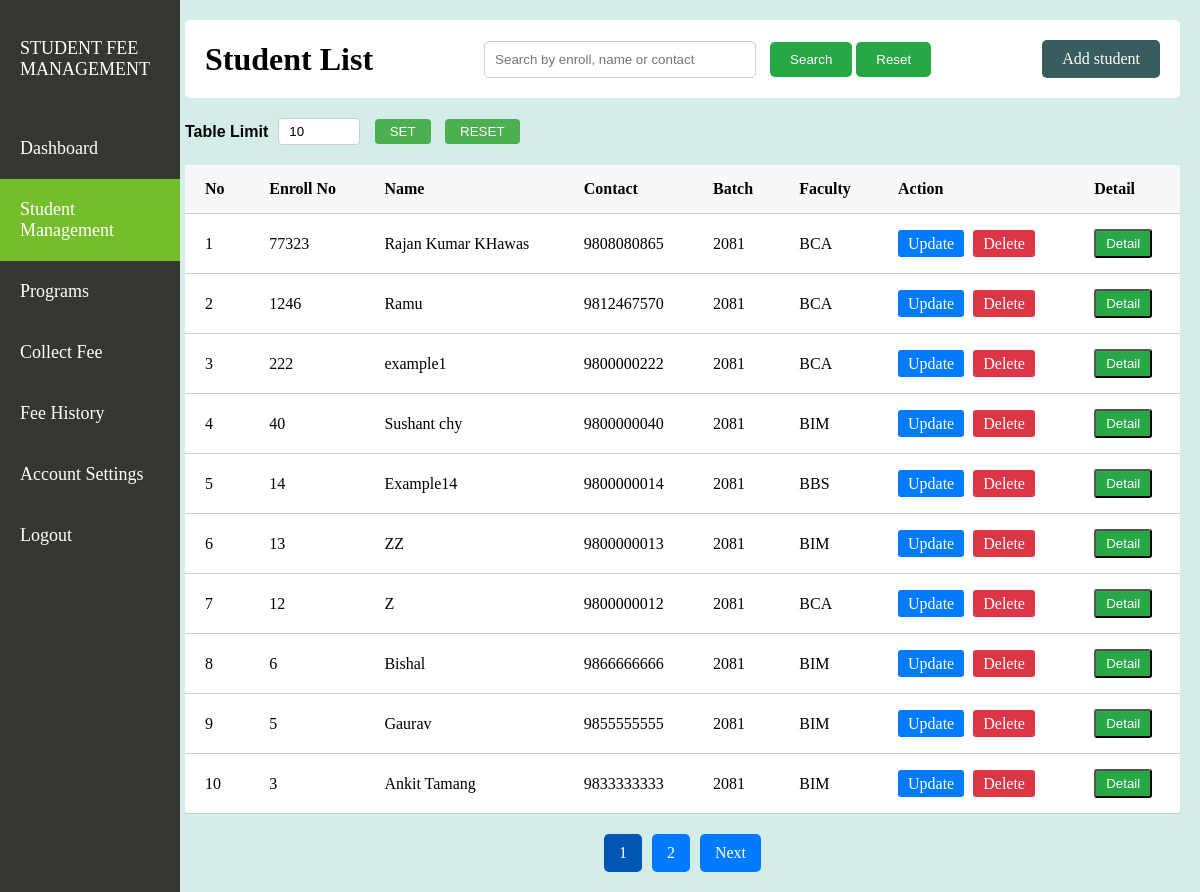
Screenshot of /Admin/studentlist.php (signed in) with the database file from the repository.
### tables this page shows
CREATE TABLE `student` (
  `sid` int(11) NOT NULL,
  `senroll` varchar(255) NOT NULL,
  `sname` varchar(255) NOT NULL,
  `scontact` varchar(20) NOT NULL,
  `ssex` varchar(10) NOT NULL,
  `pid` int(11) DEFAULT NULL,
  `sbatchyear` int(11) NOT NULL,
  `spassword` varchar(255) NOT NULL,
  `sfee` decimal(10,2) DEFAULT NULL,
  `sfeeplan` varchar(50) NOT NULL,
  `sstatus` varchar(20) DEFAULT 'active'
);

CREATE TABLE `program` (
  `pid` int(11) NOT NULL,
  `pname` varchar(255) NOT NULL,
  `pbased` varchar(50) NOT NULL,
  `pfullname` varchar(255) DEFAULT NULL,
  `pyear` int(11) DEFAULT NULL
);

### Admin/studentlist.php (the view, shortened to what this page needs)
<?php
include 'db/connection.php';
$where = "";
$default_limit = 10;
$limit = isset($_GET['limit']) ? (int)$_GET['limit'] : $default_limit;
$page = isset($_GET['page']) ? (int)$_GET['page'] : 1;
$offset = ($page - 1) * $limit;
$counter = ($page - 1) * $limit + 1;
$total_result = mysqli_query($conn, "SELECT COUNT(*) as total FROM student $where");
$total_row = mysqli_fetch_assoc($total_result);
$total_records = $total_row['total'];
$total_pages = ceil($total_records / $limit);
$select_student = "SELECT * FROM student
JOIN program ON student.pid = program.pid
$where ORDER BY CAST(senroll AS UNSIGNED) DESC LIMIT $limit OFFSET $offset";
$fetch_students = mysqli_query($conn, $select_student);
?>
<!DOCTYPE html>
<html lang="en">
<head>
    <link rel="stylesheet" href="index.css">
</head>
<?php include 'dashhead.php'; ?>
<body class="Student_list_body">
    <div class="studentlist_maincontents">
        <div class="studentlist_header">
            <h1>Student List</h1>
            <div class="student_search_bar">
                <form method="GET" action="studentlist.php">
                    <input type="text" name="search" placeholder="Search by enroll, name or contact"
                        value="<?php echo isset($_GET['search']) ? htmlspecialchars($_GET['search']) : ''; ?>">
                    <button type="submit">Search</button>
                    <button type="button" onclick="window.location.href='studentlist.php';">Reset</button>
                </form>
            </div>
            <a href="studentadd.php">Add student</a>
        </div>
        <div class="studentlist_table_limit">
            <label>Table Limit</label>
            <form action="" method="GET" id="studentlist_limit_form">
                <input class="studentlist_limit" id="studentlist_limitid" type="text" name="limit" value="<?php echo isset($_GET['limit']) ? (int)$_GET['limit'] : 10; ?>">
                <button type="submit">SET</button>
                <button type="button" onclick="resetLimit()">RESET</button>
            </form>
        </div>
        <div class="studentlist_table">
            <table>
                <thead>
                    <tr>
                        <th>No</th>
                        <th>Enroll No</th>
                        <th>Name</th>
                        <th>Contact</th>
                        <th>Batch</th>
                        <th>Faculty</th>
                        <th>Action</th>
                        <th>Detail</th>
                    </tr>
                </thead>
                <tbody>
                    <?php
                    while ($row = mysqli_fetch_assoc($fetch_students)) {
                    ?>
                        <tr>
                            <td><?php echo $counter; ?></td>
                            <td><?php echo $row['senroll']; ?></td>
                            <td><?php echo $row['sname']; ?></td>
                            <td><?php echo $row['scontact']; ?></td>
                            <td><?php echo $row['sbatchyear']; ?></td>
                            <td><?php echo $row['pname']; ?></td>
                            <td class="studentlist_action_buttons">
                                <a href="actions/studentupdate.php?update=<?php echo $row['sid']; ?>" class="studentlist_update">Update</a>
                                <a href="actions/studentdelete.php?delete=<?php echo $row['sid']; ?>" class="studentlist_delete" onclick="return confirm('Are you sure you want to delete this student?');">Delete</a>
                            </td>
                            <td>
                                <form action="" method="POST" style="display:inline;">
                                    <button type="submit" name="studentdetailbtn" class="studentlist_detail">Detail</button>
                                </form>
                            </td>
                        </tr>
                    <?php
                        $counter++;
                    }
                    ?>
                </tbody>
            </table>
        </div>
        <div class="studentlist_pagination">
            <?php for ($i = 1; $i <= $total_pages; $i++) : ?>
                <a href="?page=<?php echo $i; ?>&search=<?php echo isset($_GET['search']) ? urlencode($_GET['search']) : ''; ?>&limit=<?php echo $limit; ?>" <?php if ($i == $page) echo 'class="active"'; ?>><?php echo $i; ?></a>
            <?php endfor; ?>
            <?php if ($page < $total_pages) : ?>
                <a href="?page=<?php echo $page + 1; ?>&search=<?php echo isset($_GET['search']) ? urlencode($_GET['search']) : ''; ?>&limit=<?php echo $limit; ?>">Next</a>
            <?php endif; ?>
        </div>
    </div>
</body>
</html>

### Admin/index.css (style rules this page uses)
.dashhead_body { background-color: rgb(213, 237, 233); padding: 0; margin: 0; }
.studentlist_maincontents { margin-left: 15%; padding: 20px; padding-left: 5px; }
.studentlist_header { display: flex; justify-content: space-between; align-items: center; margin-bottom: 20px; background-color: #fff; padding: 20px; border-radius: 5px; }
.studentlist_header h1 { margin: 0; }
.student_search_bar { display: flex; align-items: center; }
.student_search_bar input { padding: 10px; margin-right: 10px; border: 1px solid #ccc; border-radius: 5px; width: 250px; }
.student_search_bar button { padding: 10px 20px; border: none; background-color: #28a745; color: white; border-radius: 5px; cursor: pointer; }
.studentlist_header a { text-decoration: none; color: white; background-color: #375d5e; padding: 10px 20px; border-radius: 5px; }
.studentlist_table_limit { display: flex; align-items: center; margin-bottom: 20px; font-family: Arial, sans-serif; }
.studentlist_table_limit label { margin-right: 10px; font-weight: bold; }
.studentlist_limit { padding: 5px 10px; border: 1px solid #ccc; border-radius: 4px; margin-right: 10px; width: 60px; }
.studentlist_table_limit button { padding: 5px 15px; background-color: #4CAF50; color: white; border: none; border-radius: 4px; cursor: pointer; margin-right: 10px; }
.studentlist_table table { width: 100%; border-collapse: collapse; background-color: #fff; border-radius: 5px; }
.studentlist_table th, .studentlist_table td { padding: 15px 20px; text-align: left; border-bottom: 1px solid #ccc; }
.studentlist_table th { background-color: #f8f8f8; }
.studentlist_action_buttons a { text-decoration: none; padding: 5px 10px; margin-right: 5px; border-radius: 3px; }
.studentlist_update { background-color: #007bff; color: white; }
.studentlist_delete { background-color: #dc3545; color: white; }
.studentlist_detail { background-color: #28a745; color: white; padding: 5px 10px; border-radius: 3px; text-decoration: none; }
.studentlist_pagination { display: flex; justify-content: center; margin-top: 20px; }
.studentlist_pagination a { margin: 0 5px; padding: 10px 15px; background-color: #007bff; color: white; text-decoration: none; border-radius: 5px; }
.studentlist_pagination a.active { background-color: #0056b3; }

### rows the page displays
student: senroll "77323", sname "Rajan Kumar KHawas", scontact "9808080865", sbatchyear "2081", pid.pname "BCA"
student: senroll "1246", sname "Ramu", scontact "9812467570", sbatchyear "2081", pid.pname "BCA"
student: senroll "222", sname "example1", scontact "9800000222", sbatchyear "2081", pid.pname "BCA"
student: senroll "40", sname "Sushant chy", scontact "9800000040", sbatchyear "2081", pid.pname "BIM"
student: senroll "14", sname "Example14", scontact "9800000014", sbatchyear "2081", pid.pname "BBS"
student: senroll "13", sname "ZZ", scontact "9800000013", sbatchyear "2081", pid.pname "BIM"
student: senroll "12", sname "Z", scontact "9800000012", sbatchyear "2081", pid.pname "BCA"
student: senroll "6", sname "Bishal", scontact "9866666666", sbatchyear "2081", pid.pname "BIM"
student: senroll "5", sname "Gaurav", scontact "9855555555", sbatchyear "2081", pid.pname "BIM"
student: senroll "3", sname "Ankit Tamang", scontact "9833333333", sbatchyear "2081", pid.pname "BIM"
